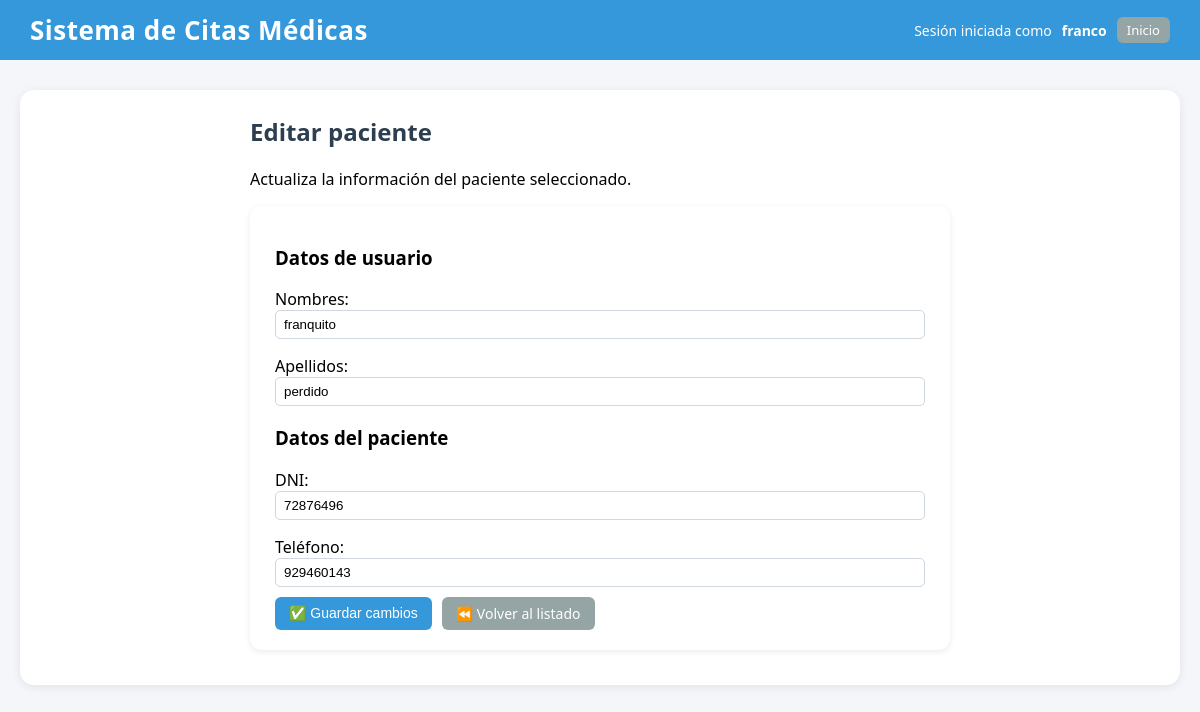
Screenshot of /panel-admin/pacientes/1/editar/ (signed in) with the database file from the repository.
### core/models.py (models this page shows, shortened)
class Paciente(models.Model):
    user = models.OneToOneField(User, on_delete=models.CASCADE)
    dni = models.CharField(max_length=20)
    telefono = models.CharField(max_length=20)

### core/views.py (the view, shortened to what this page needs)
# urls.py: path('panel-admin/pacientes/<int:pk>/editar/', views.admin_paciente_editar, name='admin_paciente_editar'),
@login_required
@user_passes_test(is_admin)
def admin_paciente_editar(request, pk):
    paciente = get_object_or_404(Paciente, pk=pk)
    mensaje = ""
    return render(request, 'core/admin_paciente_editar.html', {
        'paciente': paciente,
        'mensaje': mensaje
    })

### core/views.py (called while the page is built)
def is_admin(user):
    return user.is_staff

### core/templates/core/admin_paciente_editar.html (shortened to what this page needs)
{% extends 'core/base.html' %}
{% block content %}
<div style="max-width: 700px; margin: 0 auto;">
    <h2>Editar paciente</h2>
    <p>Actualiza la información del paciente seleccionado.</p>
    <form method="post" style="background:white; padding:20px 25px; border-radius:12px; box-shadow:0 2px 6px rgba(0,0,0,0.08);">
        <h3>Datos de usuario</h3>
        <p>
            <label>Nombres:</label><br>
            <input type="text" name="first_name" value="{{ paciente.user.first_name }}">
        </p>
        <p>
            <label>Apellidos:</label><br>
            <input type="text" name="last_name" value="{{ paciente.user.last_name }}">
        </p>
        <h3>Datos del paciente</h3>
        <p>
            <label>DNI:</label><br>
            <input type="text" name="dni" value="{{ paciente.dni }}">
        </p>
        <p>
            <label>Teléfono:</label><br>
            <input type="text" name="telefono" value="{{ paciente.telefono }}">
        </p>
        <div style="display:flex; gap:10px; margin-top:10px; flex-wrap:wrap;">
            <button type="submit" class="btn">✅ Guardar cambios</button>
            <a href="{% url 'admin_pacientes_lista' %}" class="btn btn-secondary">⏪ Volver al listado</a>
        </div>
    </form>
</div>
{% endblock %}

### core/templates/core/base.html (shortened to what this page needs)
{% load static %}
<!DOCTYPE html>
<html lang="es">
<head>
</head>
<body>
<header>
    <h1>Sistema de Citas Médicas</h1>
    <div class="header-right">
        {% if user.is_authenticated %}
            Sesión iniciada como <strong>{{ user.username }}</strong>
        {% else %}
            Usuario no autenticado
        {% endif %}
        <a href="{% url 'home' %}" class="btn btn-small btn-secondary">Inicio</a>
    </div>
</header>
<div class="container">
    {% block content %}{% endblock %}
</div>
</body>
</html>

### core/templates/core/base.html (style rules this page uses)
body { font-family: "Segoe UI", Arial, sans-serif; background: #f4f6f9; margin: 0; padding: 0; }
header { background: #3498db; color: white; padding: 12px 30px; display: flex; align-items: center; justify-content: space-between; }
header h1 { margin: 0; font-size: 26px; letter-spacing: 0.5px; }
.header-right { display: flex; align-items: center; gap: 10px; font-size: 14px; }
.header-right strong { font-weight: 600; }
.container { max-width: 1100px; margin: 30px auto; background: #ffffff; padding: 25px 30px 35px; border-radius: 14px; box-shadow: 0 2px 10px rgba(0,0,0,0.08); }
h2 { margin-top: 0; font-size: 24px; color: #2c3e50; }
.btn { display: inline-block; background: #3498db; color: white; padding: 7px 14px; border-radius: 6px; text-decoration: none; border: none; cursor: pointer; font-size: 14px; }
.btn-secondary { background: #95a5a6; }
.btn-small { padding: 4px 10px; font-size: 13px; }
form p { margin-bottom: 10px; }
input[type="text"], input[type="password"], input[type="date"], input[type="time"], textarea { width: 100%; padding: 6px 8px; border-radius: 5px; border: 1px solid #d0d7de; box-sizing: border-box; }

### rows the page displays
Paciente: first_name "franquito", last_name "perdido", dni "72876496", telefono "929460143"

### other values shown
{{ user.username }} "franco"
